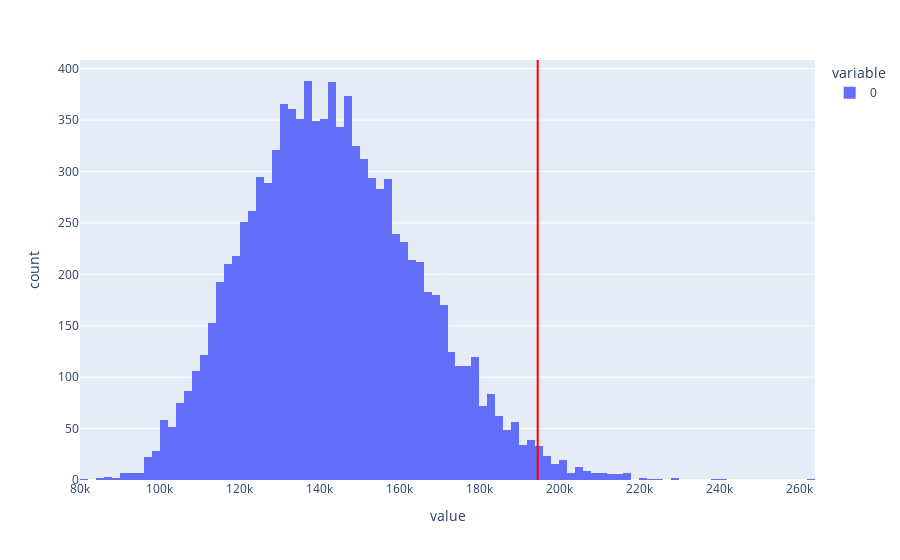

Here is the notebook cell this chart was saved with:
### Markdown cell above
### Hypothesis test: people affected

### Code cell
west_affected = df[df['CLIMATE.REGION']=='West']['CUSTOMERS.AFFECTED']
overall_affected = df['CUSTOMERS.AFFECTED']
print('observed:', 'overall_affected: ',overall_affected.mean(), 'west_affected: ',west_affected.mean())

affected_simulation_result = []
for i in range(10000):
    each_affected_simulation = pd.Series(np.random.choice(overall_affected, size=len(west_affected), replace=False)).mean()
    affected_simulation_result.append(each_affected_simulation)
p_val_hypo_2 = (np.array(affected_simulation_result) > west_affected.mean()).mean()
print('p value for the duration hypothesis test = ', p_val_hypo_2)
fig_hyp2 = px.histogram(affected_simulation_result)
fig_hyp2.add_vline(west_affected.mean(), line_color='red')

### Figure 1 — Plotly figure (JSON) as saved in the notebook; plotly's stock layout.template omitted (floating-point values rounded to 4 significant figures; data arrays with more than 128 entries replaced by an {"elided": "..."} marker saying what was removed)
{"data": [{"alignmentgroup": "True", "bingroup": "x", "hovertemplate": "variable=0<br>value=%{x}<br>count=%{y}<extra></extra>", "legendgroup": "0", "marker": {"color": "#636efa", "pattern": {"shape": ""}}, "name": "0", "offsetgroup": "0", "orientation": "v", "showlegend": true, "type": "histogram", "x": {"elided": "10000 float values"}, "xaxis": "x", "yaxis": "y"}], "layout": {"barmode": "relative", "legend": {"title": {"text": "variable"}, "tracegroupgap": 0}, "margin": {"t": 60}, "shapes": [{"line": {"color": "red"}, "type": "line", "x0": 194600.0, "x1": 194600.0, "xref": "x", "y0": 0, "y1": 1, "yref": "y domain"}], "xaxis": {"anchor": "y", "domain": [0, 1], "title": {"text": "value"}}, "yaxis": {"anchor": "x", "domain": [0, 1], "title": {"text": "count"}}}}
